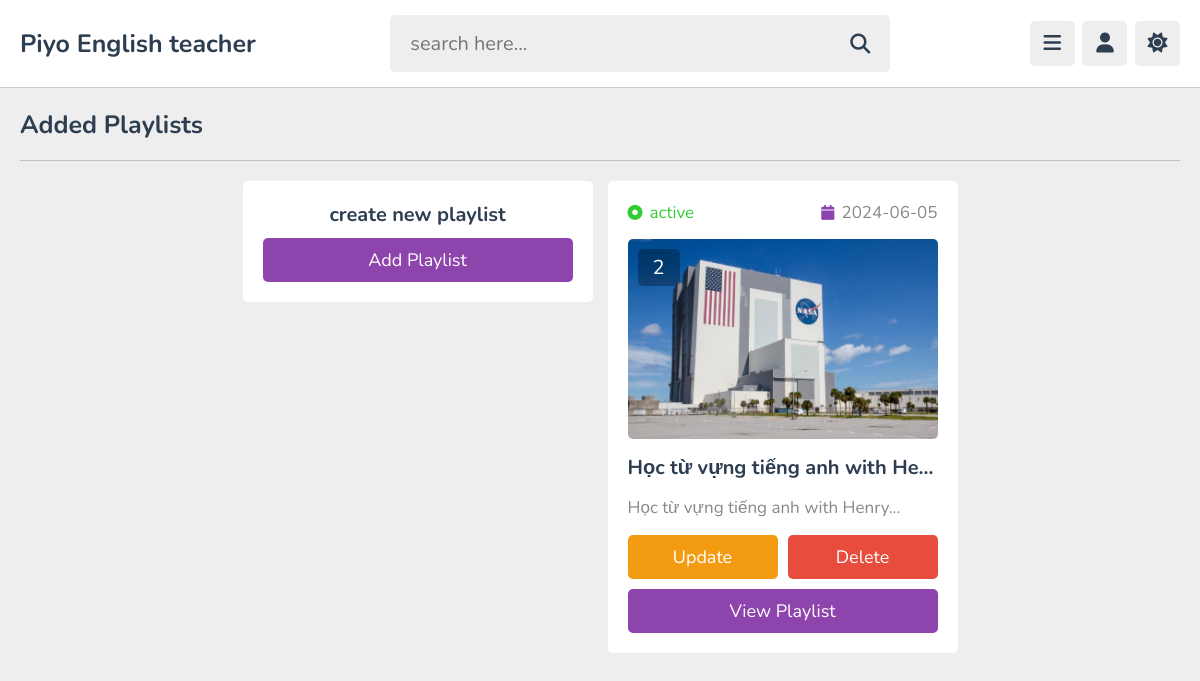
The app's page /admin/playlists.php (signed in) with its own data.
### tables this page shows
CREATE TABLE `playlist` (
  `id` varchar(20) NOT NULL,
  `tutor_id` varchar(20) NOT NULL,
  `title` varchar(100) NOT NULL,
  `description` varchar(1000) NOT NULL,
  `thumb` varchar(100) NOT NULL,
  `date` date NOT NULL DEFAULT current_timestamp(),
  `status` varchar(20) NOT NULL DEFAULT 'deactive'
);

### admin/playlists.php (the view, shortened to what this page needs)
<?php
include '../components/connect.php';
if(isset($_COOKIE['tutor_id'])){
   $tutor_id = $_COOKIE['tutor_id'];
}else{
   $tutor_id = '';
   header('location:login.php');
}
?>
<!DOCTYPE html>
<html lang="en">
<head>
   <link rel="stylesheet" href="https://cdnjs.cloudflare.com/ajax/libs/font-awesome/6.2.0/css/all.min.css">
   <link rel="stylesheet" href="../css/admin_style.css">
</head>
<body>
<?php include '../components/admin_header.php'; ?>
<section class="playlists">
   <h1 class="heading">added playlists</h1>
   <div class="box-container">
      <div class="box" style="text-align: center;">
         <h3 class="title" style="margin-bottom: .5rem;">create new playlist</h3>
         <a href="add_playlist.php" class="btn">add playlist</a>
      </div>
      <?php
         $select_playlist = $conn->prepare("SELECT * FROM `playlist` WHERE tutor_id = ? ORDER BY date DESC");
         $select_playlist->execute([$tutor_id]);
         if($select_playlist->rowCount() > 0){
         while($fetch_playlist = $select_playlist->fetch(PDO::FETCH_ASSOC)){
            $playlist_id = $fetch_playlist['id'];
            $count_videos = $conn->prepare("SELECT * FROM `content` WHERE playlist_id = ?");
            $count_videos->execute([$playlist_id]);
            $total_videos = $count_videos->rowCount();
      ?>
      <div class="box">
         <div class="flex">
            <div><i class="fas fa-circle-dot" style="<?php if($fetch_playlist['status'] == 'active'){echo 'color:limegreen'; }else{echo 'color:red';} ?>"></i><span style="<?php if($fetch_playlist['status'] == 'active'){echo 'color:limegreen'; }else{echo 'color:red';} ?>"><?= $fetch_playlist['status']; ?></span></div>
            <div><i class="fas fa-calendar"></i><span><?= $fetch_playlist['date']; ?></span></div>
         </div>
         <div class="thumb">
            <span><?= $total_videos; ?></span>
            <img src="../uploaded_files/<?= $fetch_playlist['thumb']; ?>" alt="">
         </div>
         <h3 class="title"><?= $fetch_playlist['title']; ?></h3>
         <p class="description"><?= $fetch_playlist['description']; ?></p>
         <form action="" method="post" class="flex-btn">
            <a href="update_playlist.php?get_id=<?= $playlist_id; ?>" class="option-btn">update</a>
            <input type="submit" value="delete" class="delete-btn" onclick="return confirm('delete this playlist?');" name="delete">
         </form>
         <a href="view_playlist.php?get_id=<?= $playlist_id; ?>" class="btn">view playlist</a>
      </div>
      <?php
         }
      }else{
         echo '<p class="empty">no playlist added yet!</p>';
      }
      ?>
   </div>
</section>
</body>
</html>

### css/admin_style.css (style rules this page uses)
:root { --main-color:#8e44ad; --red:#e74c3c; --oragen:#f39c12; --white:#fff; --black:#2c3e50; --light-color:#888; --light-bg:#eee; --border:.1rem solid rgba(0,0,0,.2); }
* { font-family: 'Nunito', sans-serif; margin: 0; padding: 0; box-sizing: border-box; outline: none; border: none; text-decoration: none; }
html { font-size: 62.5%; overflow-x: hidden; }
body { background-color: var(--light-bg); padding-left: 30rem; }
section { padding:2rem; max-width: 1200px; margin: 0 auto; }
.btn, .option-btn, .delete-btn, .inline-btn, .inline-option-btn, .inline-delete-btn { border-radius: .5rem; padding: 1rem 3rem; font-size: 1.8rem; color: #fff; margin-top: 1rem; text-transform: capitalize; cursor: pointer; text-align: center; }
.btn, .option-btn, .delete-btn { display: block; width: 100%; }
.btn, .inline-btn { background-color: var(--main-color); }
.option-btn, .inline-option-btn { background-color: var(--oragen); }
.delete-btn, .inline-delete-btn { background-color: var(--red); }
.flex-btn { display:flex; gap: 1rem; }
.heading { padding-bottom: 1.8rem; border-bottom: var(--border); font-size: 2.5rem; color: var(--black); text-transform: capitalize; margin-bottom: 2rem; }
.playlists .box-container { display: grid; grid-template-columns: repeat(auto-fit, 35rem); align-items: flex-start; justify-content: center; gap: 1.5rem; }
.playlists .box-container .box { background-color: var(--white); border-radius: .5rem; padding: 2rem; overflow-x:hidden; }
.playlists .box-container .box .thumb { height: 20rem; position: relative; margin: 1.5rem 0; }
.playlists .box-container .box .flex { display: flex; align-items: center; gap: 1.5rem; justify-content: space-between; }
.playlists .box-container .box .flex i { font-size: 1.5rem; color: var(--main-color); margin-right:.7rem; }
.playlists .box-container .box .flex span { color: var(--light-color); font-size: 1.7rem; }
.playlists .box-container .box .thumb img { height: 100%; width: 100%; object-fit: cover; border-radius: .5rem; }
.playlists .box-container .box .thumb span { background-color: rgba(0,0,0,.3); color: #fff; border-radius: .5rem; position: absolute; top: 1rem; left: 1rem; padding: .5rem 1.5rem; font-size: 2rem; }
.playlists .box-container .box .title { font-size: 2rem; color: var(--black); margin-bottom: 1rem; text-overflow: ellipsis; white-space: nowrap; overflow-x:hidden; }
.playlists .box-container .box .description { line-height: 2; font-size: 1.7rem; color: var(--light-color); }
.playlists .box-container .box .description::after { content: '...'; }
@media (max-width:1200px) { body { padding-left: 0; } }

### records on screen
playlist: status "active", date "2024-06-05", total_videos "2", thumb (picture), title "Học từ vựng tiếng anh with He…", description "Học từ vựng tiếng anh with Henry"
